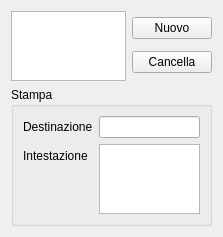
<?xml version="1.0" encoding="UTF-8"?>
<ui version="4.0">
 <class>DestinazioniDlg</class>
 <widget class="QWidget" name="DestinazioniDlg">
  <property name="geometry">
   <rect>
    <x>0</x>
    <y>0</y>
    <width>223</width>
    <height>209</height>
   </rect>
  </property>
  <property name="windowTitle">
   <string>Form</string>
  </property>
  <layout class="QVBoxLayout" name="verticalLayout">
   <item>
    <layout class="QHBoxLayout" name="horizontalLayout">
     <item>
      <widget class="QTableView" name="destinazioniList">
       <property name="editTriggers">
        <set>QAbstractItemView::NoEditTriggers</set>
       </property>
       <property name="selectionMode">
        <enum>QAbstractItemView::SingleSelection</enum>
       </property>
       <property name="selectionBehavior">
        <enum>QAbstractItemView::SelectRows</enum>
       </property>
       <attribute name="horizontalHeaderVisible">
        <bool>false</bool>
       </attribute>
       <attribute name="horizontalHeaderStretchLastSection">
        <bool>true</bool>
       </attribute>
       <attribute name="verticalHeaderVisible">
        <bool>false</bool>
       </attribute>
       <attribute name="verticalHeaderDefaultSectionSize">
        <number>15</number>
       </attribute>
       <attribute name="verticalHeaderMinimumSectionSize">
        <number>10</number>
       </attribute>
      </widget>
     </item>
     <item>
      <layout class="QVBoxLayout" name="verticalLayout_6">
       <item>
        <widget class="QPushButton" name="nuovoBtn">
         <property name="text">
          <string>Nuovo</string>
         </property>
        </widget>
       </item>
       <item>
        <widget class="QPushButton" name="cancellaBtn">
         <property name="text">
          <string>Cancella</string>
         </property>
        </widget>
       </item>
      </layout>
     </item>
    </layout>
   </item>
   <item>
    <widget class="QGroupBox" name="groupBox_3">
     <property name="title">
      <string>Stampa</string>
     </property>
     <layout class="QFormLayout" name="formLayout">
      <property name="fieldGrowthPolicy">
       <enum>QFormLayout::AllNonFixedFieldsGrow</enum>
      </property>
      <item row="0" column="0">
       <widget class="QLabel" name="label_5">
        <property name="text">
         <string>Destinazione</string>
        </property>
       </widget>
      </item>
      <item row="0" column="1">
       <widget class="QLineEdit" name="nomeDestTxt"/>
      </item>
      <item row="1" column="0">
       <widget class="QLabel" name="label_2">
        <property name="text">
         <string>Intestazione</string>
        </property>
       </widget>
      </item>
      <item row="1" column="1">
       <widget class="QPlainTextEdit" name="intestazioneDestTxt">
        <property name="tabChangesFocus">
         <bool>true</bool>
        </property>
        <property name="overwriteMode">
         <bool>false</bool>
        </property>
       </widget>
      </item>
     </layout>
    </widget>
   </item>
  </layout>
 </widget>
 <resources/>
 <connections/>
</ui>
